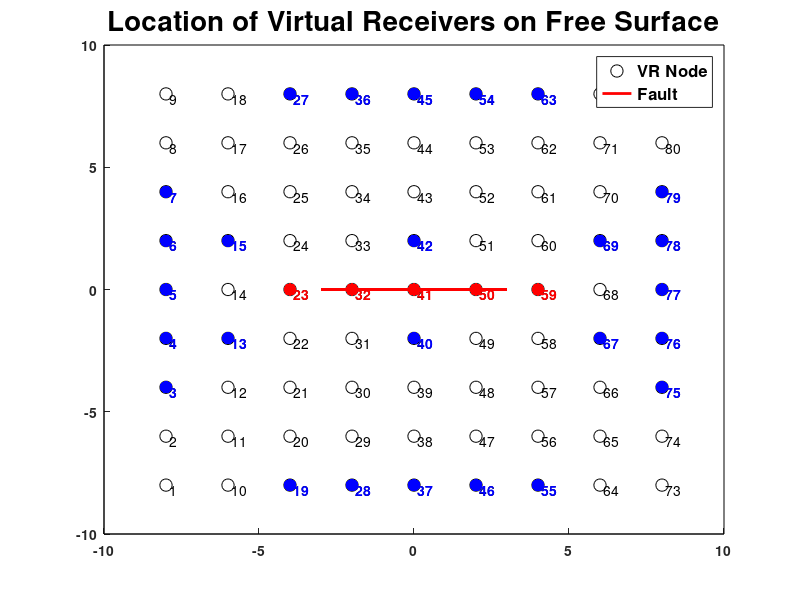

Reproduce this figure in MATLAB.
blue_circle_stations = [3, 4, 5, 6, 7, 75, 76, 77, 78, 79, 27, 36, 45, 54, 63, 19, 28, 37, 46, 55, 13, 15, 67, 69, 40, 42]; % Stations to blue circle
red_circle_stations = [23, 32, 41, 50, 59]; % Stations to green circle

figure('Position', [0, 0, 1000, 1000]); % Set figure size to 10cm by 10cm

x_want = linspace(-8000, 8000, 9);
y_want = linspace(-8000, 8000, 9);
want_x1 = -3;
want_y1 = 0;
want_x2 = 3;
want_y2 = 0;
p1 = [want_x1, want_y1];
p2 = [want_x2, want_y2];
c = 0;
for i = 1:length(x_want)
    for j = 1:length(y_want)
        c = c + 1;
        scatter(x_want(i)/1e3, y_want(j)/1e3, 80,'k', 'Marker','o'); 
        hold on
        plot([want_x1, want_x2],[want_y1, want_y2],'r', 'LineWidth', 2);
        text((x_want(i) + 100)/1e3, (y_want(j)-200)/1e3, num2str(c));

        % Highlight stations with green circles
        if ismember(c, red_circle_stations)
            scatter(x_want(i)/1e3, y_want(j)/1e3,80, 'r', 'filled'); 
            text((x_want(i) + 100)/1e3, (y_want(j)-200)/1e3, num2str(c), 'Color', 'r', 'FontWeight', 'bold');
            hold on;
        end
        
        % Highlight stations with blue circles
        if ismember(c, blue_circle_stations)
            scatter(x_want(i)/1e3, y_want(j)/1e3,80, 'b', 'filled');
            text((x_want(i) + 100)/1e3, (y_want(j)-200)/1e3, num2str(c), 'Color', 'b', 'FontWeight', 'bold');
            hold on;
        end
    end
end

xlim([-10000/1e3, 10000/1e3]);
ylim([-10000/1e3, 10000/1e3]);

% Plot boundaries
bottom_boundary_x = [min(xlim), max(xlim)];
bottom_boundary_y = [min(ylim), min(ylim)];
plot(bottom_boundary_x, bottom_boundary_y, 'k-'); % Bottom boundary

top_boundary_x = [min(xlim), max(xlim)];
top_boundary_y = [max(ylim), max(ylim)];
plot(top_boundary_x, top_boundary_y, 'k-'); % Top boundary

left_boundary_x = [min(xlim), min(xlim)];
left_boundary_y = [min(ylim), max(ylim)];
plot(left_boundary_x, left_boundary_y, 'k-'); % Left boundary

right_boundary_x = [max(xlim), max(xlim)];
right_boundary_y = [min(ylim), max(ylim)];
plot(right_boundary_x, right_boundary_y, 'k-'); % Right boundary

% Title
title('Location of Virtual Receivers on Free Surface', 'FontSize', 20, 'FontWeight', 'bold');
legend('VR Node', 'Fault', 'FontSize', 12, 'FontWeight', 'bold');

% Bold ticks
set(gca, 'FontWeight', 'bold');
